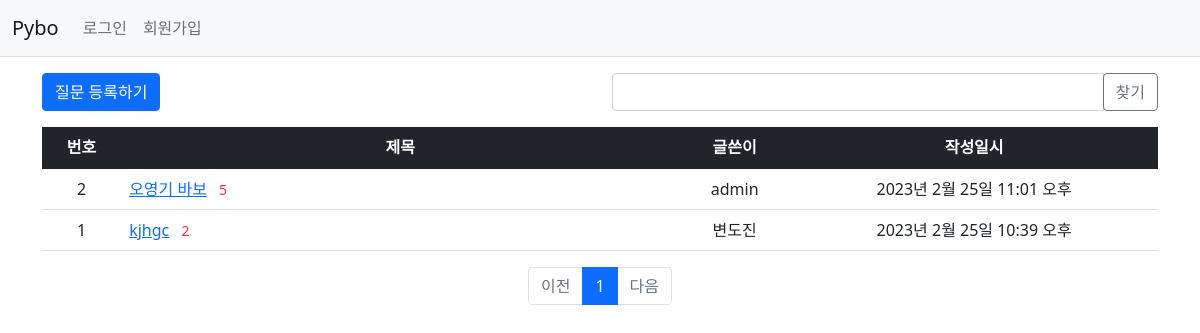
Screenshot of /pybo/ with the database file from the repository.
### pybo/models.py (models this page shows, shortened)
class Question(models.Model):
    author = models.ForeignKey(User, on_delete=models.CASCADE, related_name='author_question')
    subject = models.CharField(max_length=200)
    content = models.TextField()
    create_date = models.DateTimeField()
    modify_date = models.DateTimeField(null=True, blank=True)
    voter = models.ManyToManyField(User, related_name='voter_question')  # 추천인 추가

### pybo/views/base_views.py (the view, shortened to what this page needs)
# urls.py: path('', base_views.index, name='index'),  # '/' 에 해당되는 path
def index(request):
    page = request.GET.get('page', '1')  # 페이지
    kw = request.GET.get('kw', '')  # 검색어
    question_list = Question.objects.order_by('-create_date')
    paginator = Paginator(question_list, 10)  # 페이지당 10개씩 보여주기
    page_obj = paginator.get_page(page)
    context = {'question_list': page_obj, 'page': page, 'kw': kw}
    return render(request, 'pybo/question_list.html', context)

### pybo/templatetags/pybo_filter.py (called while the page is built)
@register.filter
def sub(value, arg):
    return value - arg

### templates/pybo/question_list.html (shortened to what this page needs)
{% extends 'base.html' %}
{% load pybo_filter %}
{% block content %}
<div class="container my-3">
    <div class="row my-3">
        <div class="col-6">
            <a href="{% url 'pybo:question_create' %}" class="btn btn-primary">질문 등록하기</a>
        </div>
        <div class="col-6">
            <div class="input-group">
                <input type="text" id="search_kw" class="form-control" value="{{ kw|default_if_none:'' }}">
                <div class="input-group-append">
                    <button class="btn btn-outline-secondary" type="button" id="btn_search">찾기</button>
                </div>
            </div>
        </div>
    </div>
    <table class="table">
        <thead>
        <tr class="text-center table-dark">
            <th>번호</th>
            <th style="width:50%">제목</th>
            <th>글쓴이</th>
            <th>작성일시</th>
        </tr>
        </thead>
        <tbody>
        {% if question_list %}
        {% for question in question_list %}
        <tr class="text-center">
            <td>
                {{ question_list.paginator.count|sub:question_list.start_index|sub:forloop.counter0|add:1 }}
            </td>
            <td class="text-start">
                <a href="{% url 'pybo:detail' question.id %}">{{ question.subject }}</a>
                {% if question.answer_set.count > 0 %}
                <span class="text-danger small mx-2">{{ question.answer_set.count }}</span>
                {% endif %}
            </td>
            <td>{{ question.author.username }}</td>
            <td>{{ question.create_date }}</td>
        </tr>
        {% endfor %}
        {% else %}
        <tr>
            <td colspan="4">질문이 없습니다.</td>
        </tr>
        {% endif %}
        </tbody>
    </table>
    <ul class="pagination justify-content-center">
        {% if question_list.has_previous %}
        <li class="page-item">
            <a class="page-link" data-page="{{ question_list.previous_page_number }}"
               href="javascript:void(0)">이전</a>
        </li>
        {% else %}
        <li class="page-item disabled">
            <a class="page-link" tabindex="-1" aria-disabled="true" href="#">이전</a>
        </li>
        {% endif %}
        {% for page_number in question_list.paginator.page_range %}
        {% if page_number >= question_list.number|add:-5 and page_number <= question_list.number|add:5 %}
        {% if page_number == question_list.number %}
        <li class="page-item active" aria-current="page">
            <a class="page-link" data-page="{{ page_number }}"
               href="javascript:void(0)">{{ page_number }}</a>
        </li>
        {% else %}
        <li class="page-item">
            <a class="page-link" data-page="{{ page_number }}"
               href="javascript:void(0)">{{ page_number }}</a>
        </li>
        {% endif %}
        {% endif %}
        {% endfor %}
        {% if question_list.has_next %}
        <li class="page-item">
            <a class="page-link" data-page="{{ question_list.next_page_number }}"
               href="javascript:void(0)">다음</a>
        </li>
        {% else %}
        <li class="page-item disabled">
            <a class="page-link" tabindex="-1" aria-disabled="true" href="#">다음</a>
        </li>
        {% endif %}
    </ul>
</div>
{% endblock %}

### rows the page displays
Question: paginator.count|sub "2", subject "오영기 바보", answer_set.count "5", author.username "admin", create_date "2023년 2월 25일 11:01 오후"
Question: paginator.count|sub "1", subject "kjhgc", answer_set.count "2", author.username "변도진", create_date "2023년 2월 25일 10:39 오후"

### other values shown
{{ page_number }} "1"
